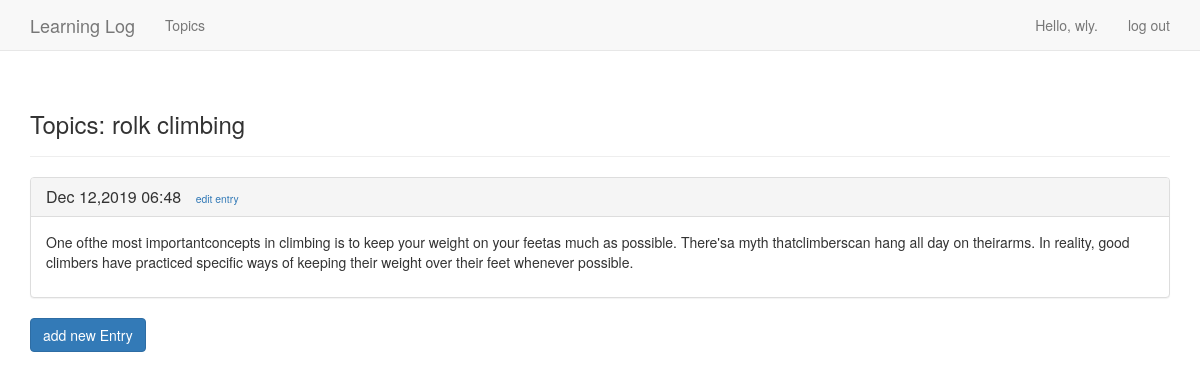
/index/topics/3/ (signed in), run on the app's committed database.
### learning_logs/models.py (models this page shows, shortened)
class Topic(models.Model):
    text = models.CharField(max_length = 200)
    time_added = models.DateTimeField(auto_now_add = True)
    owner = models.ForeignKey(User,on_delete=models.CASCADE)
    def __str__(self):
        return self.text

class Entry(models.Model):
    topic = models.ForeignKey(Topic,on_delete=models.CASCADE)
    text = models.TextField()
    date_added = models.DateTimeField(auto_now_add=True)
    class Meta:
        verbose_name_plural = 'entries'

### learning_logs/views.py (the view)
# urls.py: path('topics/<int:topic_id>/',views.topic,name="topic"),
@login_required
def topic(request,topic_id):
    topic = models.Topic.objects.get(id=topic_id)
    err404(topic,request)
    entries = topic.entry_set.order_by('-date_added')
    content = {'topic':topic,'entries':entries}
    return render(request,'learn/topic.html',content)

### learning_logs/views.py (called while the page is built)
def err404(model,request):
    if model.owner != request.user:
        raise Http404

### learning_logs/Templates/learn/topic.html (shortened to what this page needs)
<!DOCTYPE html>
<html>
  <head>
  </head>
  <body>
    {% extends "learn/base.html" %}{%block header%}
    <h3>Topics:
        <span>{{topic}}</span>
      </h3> {%endblock header%} {% block content %} {% for entry in entries %}
    <div class="panel panel-default">
      <div class="panel-heading">
        <div>
          <h3 class="panel-title">{{entry.date_added | date:'M d,Y H:i'}}
            <small style="padding-left:10px">
              <a href="{% url 'learn:edit_entry' entry.id%}" style="color: #337ab7">edit entry</a>
            </small>
          </h3>
        </div>
      </div>
      <div class="panel-body">{{entry.text | linebreaks}}</div>
    </div>
    {% empty %} There are no entries for this topic yet. {% endfor %}
    <h3>
      <a class="btn btn-primary" href="{% url 'learn:new_entry' topic.id %}">add new Entry
      </a>
    </h3> {%endblock content%}

### learning_logs/Templates/learn/base.html (shortened to what this page needs)
{% load bootstrap3 %}
<!DOCTYPE html>
<html>
  <head>
    {% bootstrap_css %} {% bootstrap_javascript %}
  </head>
  <body>
    <div>
      <nav class="navbar navbar-default navbar-static-top">
        <div class="container">
          <div class="navbar-header">
            <a class="navbar-brand" href="{% url 'learn:index' %}"> Learning Log</a>
          </div>
          <div id="navbar" class="navbar-collapse collapse">
            <ul class="nav navbar-nav">
              <li><a href="{% url 'learn:topics' %}">Topics</a></li>
            </ul>
            <ul class="nav navbar-nav navbar-right"> {% if user.is_authenticated %}
              <li><a>Hello, {{ user.username }}.</a></li>
              <li><a href="{% url 'users:logout' %}">log out</a></li> {% else %}
              <li><a href="{% url 'users:register' %}">register</a></li>
              <li><a href="{% url 'users:login' %}">log in</a></li> {% endif %}</ul>
          </div>
        </div>
      </nav>
      <div class="container">
        <div class="page-header">
          {% block header %}{% endblock header %}
        </div>
        <div> {% block content %}{% endblock content %}
        </div>
  </body>
</html>

### data on the page
Topic: text "rolk climbing"
Entry: date_added "Dec 12,2019 06:48", text "One ofthe most importantconcepts in climbing is to keep your weight on your feetas much as possible. There'sa myth thatclimberscan hang all day on theirarms. In reality, good climbers have practiced specific ways of keeping their weight over their feet whenever possible."

### other printed values
{{ user.username }} "wly"
